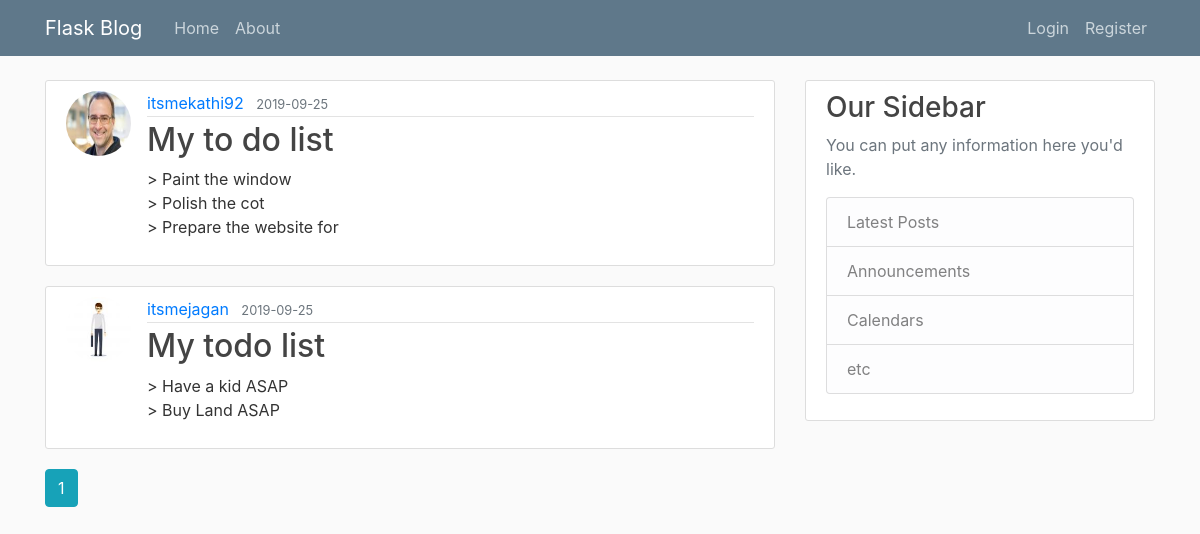
The app's page /home, older data.
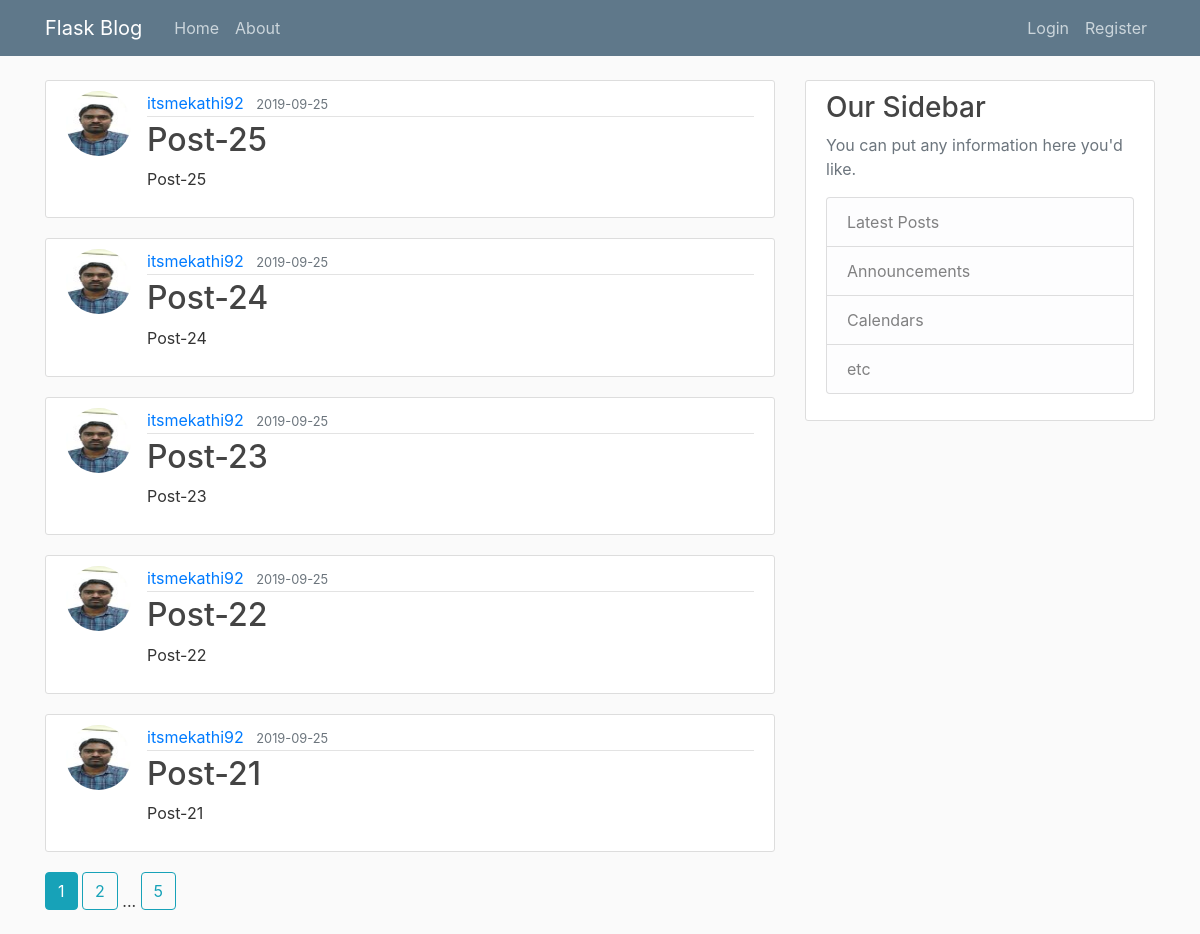
The same page, newer data.
### flaskblog/models.py (models this page shows, shortened)
class Post(db.Model):
    id = db.Column(db.Integer, primary_key=True)
    title = db.Column(db.String(100), nullable=False)
    date_posted = db.Column(db.DateTime, nullable=False,
                            default=datetime.utcnow)
    content = db.Column(db.Text, nullable=False)
    user_id = db.Column(db.Integer, db.ForeignKey('user.id'), nullable=False)

class User(db.Model, UserMixin):
    id = db.Column(db.Integer, primary_key=True)
    username = db.Column(db.String(20), unique=True, nullable=False)
    email = db.Column(db.String(120), unique=True, nullable=False)
    image_file = db.Column(db.String(20), nullable=False,
                           default='default.jpg')
    password = db.Column(db.String(60), nullable=False)
    posts = db.relationship('Post', backref='author', lazy=True)

### flaskblog/main/routes.py (the view)
@main.route('/')
@main.route('/home')
def home():
    page = request.args.get('page', 1, type=int)
    posts = Post.query.order_by(
        Post.date_posted.desc()).paginate(page=page, per_page=5)
    return render_template('home.html', posts=posts)

### flaskblog/templates/home.html
{% extends "layout.html" %}
{% block content %}
{% for post in posts.items %}
<article class="media content-section">
    <img src="{{ url_for('static', filename='profile_pics/' + post.author.image_file) }}" class="rounded-circle article-img">
    <div class="media-body">
        <div class="article-metadata">
            <a class="mr-2" href="{{ url_for('users.user_posts', username=post.author.username)}}">{{ post.author.username }}</a>
            <small class="text-muted">{{ post.date_posted.strftime('%Y-%m-%d') }}</small>
        </div>
        <h2><a class="article-title" href="{{ url_for('posts.post', post_id=post.id)}}">{{ post.title }}</a></h2>
        <p class="article-content">{{ post.content }}</p>
    </div>
</article>
{% endfor %}
{% for page_num in posts.iter_pages(left_edge=1, right_edge=1, left_current=1, right_current=2) %}
    {% if page_num %}
        {% if posts.page == page_num %}
        <a class="btn btn-info mb-4" href="{{ url_for('main.home', page=page_num)}}">{{ page_num }}</a>
        {% else %}
            <a class="btn btn-outline-info mb-4" href="{{ url_for('main.home', page=page_num)}}">{{ page_num }}</a>
        {% endif %}
    {% else %}
        ...
    {% endif %}
{% endfor%}
{% endblock content%}

Row changes from the older to the newer data that the page shows:
no longer on this page (row unchanged): Post: image_file (picture), author.username "itsmekathi92", date_posted "2019-09-25", title "My to do list", content "> Paint the window > Polish the cot > Prepare the website for"
no longer on this page (row unchanged): Post: image_file (picture), author.username "itsmejagan", date_posted "2019-09-25", title "My todo list", content "> Have a kid ASAP > Buy Land ASAP"
added Post: image_file (picture), author.username "itsmekathi92", date_posted "2019-09-25", title "Post-25", content "Post-25"
added Post: image_file (picture), author.username "itsmekathi92", date_posted "2019-09-25", title "Post-24", content "Post-24"
added Post: image_file (picture), author.username "itsmekathi92", date_posted "2019-09-25", title "Post-23", content "Post-23"
added Post: image_file (picture), author.username "itsmekathi92", date_posted "2019-09-25", title "Post-22", content "Post-22"
added Post: image_file (picture), author.username "itsmekathi92", date_posted "2019-09-25", title "Post-21", content "Post-21"
Text that changed along with them:
new list line: "2"
new list line: "5"
